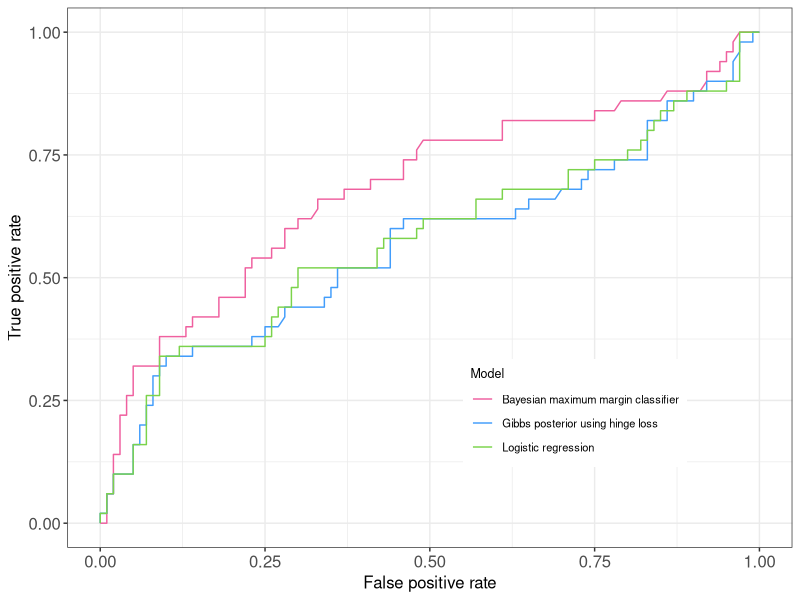
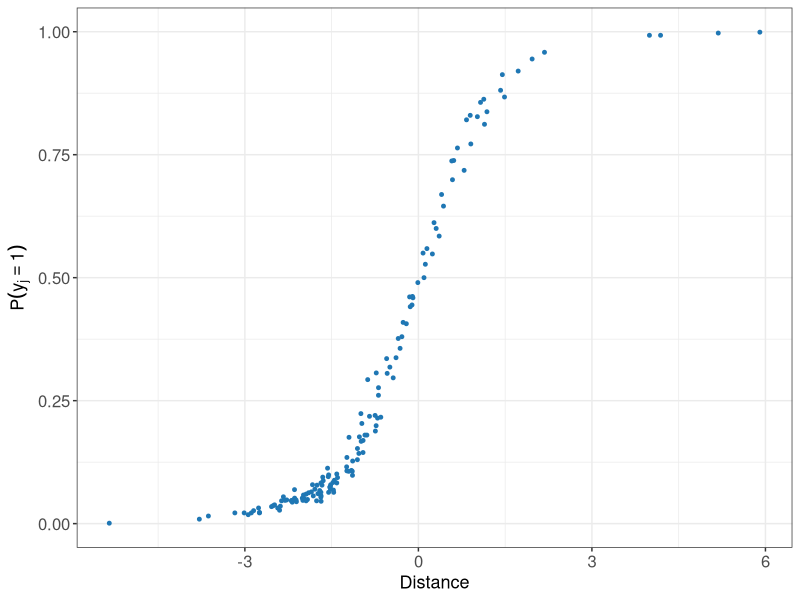
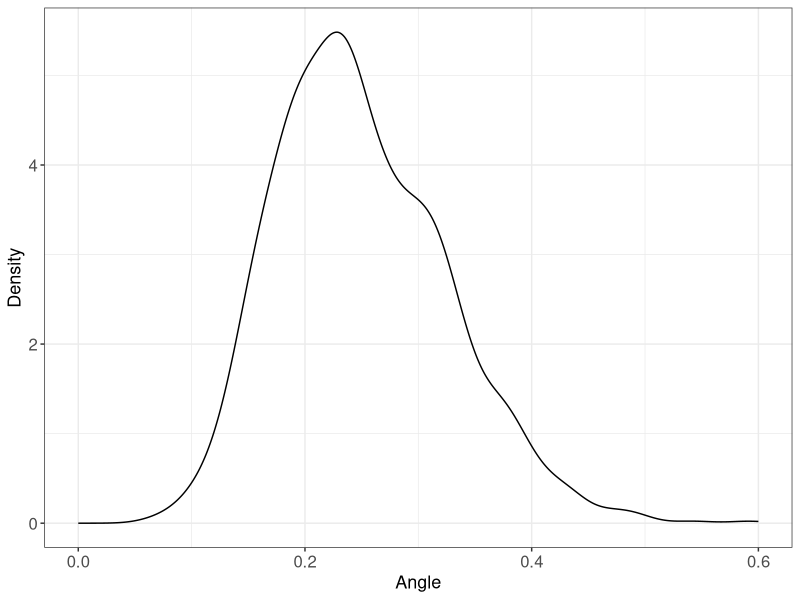
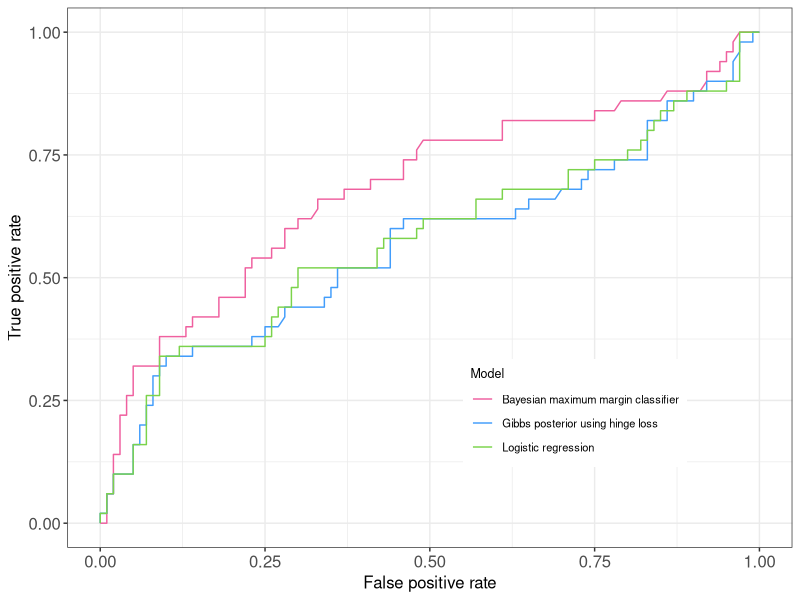
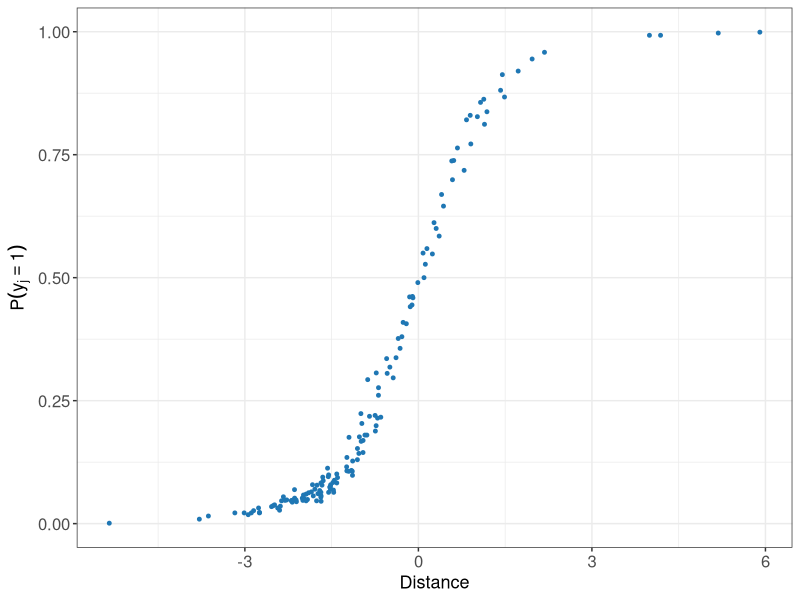
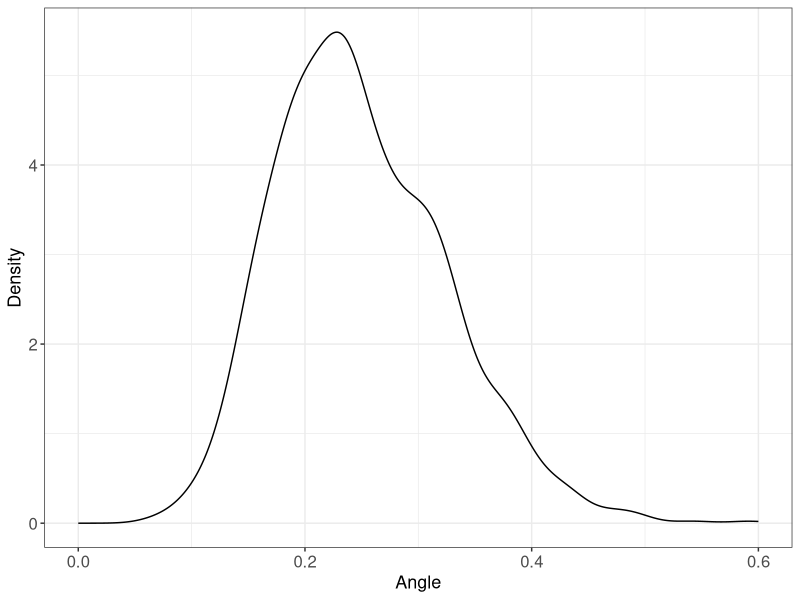

R code for these plots, in order:
library(ggplot2)

###########################################
## plot ROC curves

library(pROC)
data_logis <- read.table('output/res_svm/pred_prob_logis.txt')
roc_logis <- roc(data_logis[, 1], data_logis[, 2])
data_bridged <- read.table('output/res_svm/pred_prob_bridged.txt')
roc_bridged <- roc(data_bridged[, 1], data_bridged[, 2])
data_gibbs <- read.table('output/res_svm/pred_prob_gibbs.txt')
roc_gibbs <- roc(data_gibbs[, 1], data_gibbs[, 2])

ggplot(
    data = data.frame(
        fpr = c(1 - roc_logis$spe, 1 - roc_gibbs$spe, 1 - roc_bridged$spe),
        tpr = c(roc_logis$sen, roc_gibbs$sen, roc_bridged$sen),
        Model = rep(
            c('Logistic regression', 'Gibbs posterior using hinge loss',
                'Bayesian maximum margin classifier'),
            times = c(length(roc_logis$spe), length(roc_gibbs$spe),
                length(roc_bridged$spe)))),
    aes(x=fpr, y=tpr, color=Model)) +
    geom_path(size = 0.5) + theme_bw() +
    xlab('False positive rate') + ylab('True positive rate') +
    scale_color_manual(values = c("#ef609f", "#429dfb", '#7bd34b')) +
    theme(
        axis.title.x = element_text(size = 12),
        axis.title.y = element_text(size = 12),
        axis.text.x = element_text(size = 12),
        axis.text.y = element_text(size = 12),
        legend.title = element_text(size = 9),
        legend.text = element_text(size = 8),
        legend.position = c(0.7, 0.25))

ggsave("roc.png", width=5, height=3, units='in')


#################################################################
### plot dist_to_dec_bound vs prob_y1 for missing value ###
#################################################################

dist_to_dec_bound <- unlist(read.table(
    "output/res_svm/dist_to_dec_bound_heart.txt"))
prob_y1 <- unlist(read.table("output/res_svm/prob_y1_heart.txt"))

ggplot(
    data = data.frame(x = dist_to_dec_bound, y = prob_y1),
    aes(x = x, y = y)) +
    geom_point(color = "#1f77b4", size = 1) + theme_bw() + # xlim(0, 5) +
    xlab('Distance') + ylab(bquote(P(y[j] == 1))) +
    theme(legend.position = "none") +
    theme(
        axis.title.x = element_text(size = 13),
        axis.title.y = element_text(size = 13),
        axis.text.x = element_text(size = 12),
        axis.text.y = element_text(size = 12))

ggsave("missing_prob_heart.png", width=4.5, height=2.5, units='in')



####################################
#### plot angle distribution ###
####################################

angles_beta <- c()
res_w <- as.matrix(read.table("res_svm/beta_trace_heart.txt"))
num_iters <- nrow(res_w)
beta_svc <- colMeans(res_w)

for (i in 401:num_iters) {
    cos_angle <- sum(beta_svc * res_w[i, ]) / sqrt(sum(beta_svc ^ 2))
    cos_angle <- cos_angle / sqrt(sum(res_w[i, ] ^ 2))
    angles_beta <- c(angles_beta, acos(cos_angle))
}

ggplot(data = data.frame(Angle = angles_beta), aes(Angle)) +
    geom_density(color = 'black') + theme_bw() + xlim(0, 0.6) +
    theme(
        axis.title.x = element_text(size = 13),
        axis.title.y = element_text(size = 13),
        axis.text.x = element_text(size = 12),
        axis.text.y = element_text(size = 12)) +
    ylab('Density')

ggsave("density_angle_heart.png", width=4.5, height=2.5, units='in')